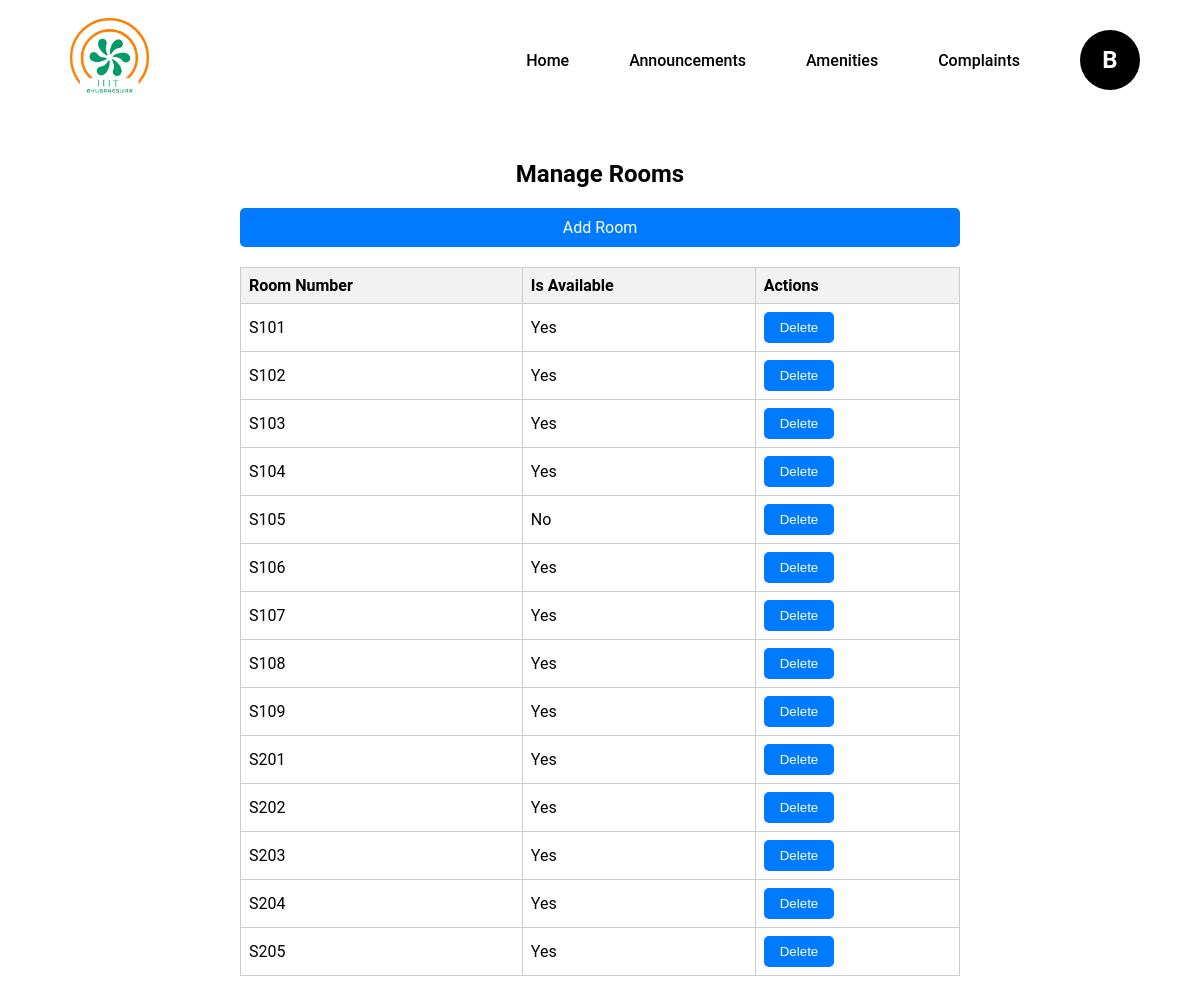
Screenshot of /manage_rooms/ (signed in) with the database file from the repository.
### users/models.py (models this page shows, shortened)
class Room(models.Model):
    room_number = models.CharField(max_length=10)
    is_available = models.BooleanField(default=True)
    class Meta:
        permissions = [
            ("can_manage_rooms", "Can manage rooms"),
        ]

### users/views.py (the view)
# urls.py: path('manage_rooms/', views.manage_rooms, name='manage_rooms'),
@login_required
def manage_rooms(request):
    rooms = Room.objects.all()
    return render(request, 'guest_room/manage_rooms.html', {'rooms': rooms})

### users/context_processors.py (called while the page is built)
def cloak_room_settings(request):
    settings = CloakRoomSettings.objects.first()
    return {
        'settings': settings
    }

### users/templates/guest_room/manage_rooms.html (shortened to what this page needs)
{% extends "faculty_base.html" %}
{% block content %}
{% load static %}
<link rel="stylesheet" href="{% static 'css/manage_room_styles.css' %}">
<div class="container mt-4">
  <h2>Manage Rooms</h2>
  <div class="action-button">
    <a href="{% url 'add_room' %}" class="btn">Add Room</a>
  </div>
  <table class="room-table">
    <thead>
      <tr>
        <th>Room Number</th>
        <th>Is Available</th>
        <th>Actions</th>
      </tr>
    </thead>
    <tbody>
      {% for room in rooms %}
        <tr>
          <td>{{ room.room_number }}</td>
          <td>{{ room.is_available|yesno:"Yes,No" }}</td>
          <td>
            <form action="{% url 'delete_room' room.id %}" method="post" class="inline-form">
              <button type="submit" class="btn btn-danger">Delete</button>
            </form>
          </td>
        </tr>
      {% endfor %}
    </tbody>
  </table>
</div>
{% endblock %}

### users/templates/faculty_base.html (shortened to what this page needs)
{% load static %}
<!DOCTYPE html>
<html lang="en">
<head>
    <link rel="stylesheet" href="{% static 'css/dashboard_styles.css' %}">
    <link rel="stylesheet" href="https://cdnjs.cloudflare.com/ajax/libs/font-awesome/6.0.0-beta3/css/all.min.css">
</head>
<body>
  <nav>
    <div class="logo">
        <img src="{% static 'images/home_logo.png' %}" alt="Logo">
    </div>
    <ul class="nav-links">
        <li><a href="{% url 'faculty_dashboard' %}">Home</a></li>
        <li><a href="{% url 'notice_list' %}">Announcements</a></li>
        <li class="dropdown">
            <a href="#">Amenities</a>
        </li>
        <li><a href="{% url 'faculty_complaints_list' %}">Complaints</a></li>
        <li class="profile dropdown">
            <a href="#" id="profileDropdown" role="button">
                <div class="profile-initial">{{ request.user.username|slice:":1"|capfirst }}</div>
            </a>
        </li>
    </ul>
</nav>
<div class="container mt-4">
    {% block content %}
    {% endblock %}
</div>
</body>
</html>

### static/css/dashboard_styles.css (style rules this page uses)
* { margin: 0; padding: 0; box-sizing: border-box; }
body { font-family: 'Roboto', sans-serif; }
nav { display: flex; align-items: center; justify-content: space-between; background-color: white; padding: 0 20px; width: 100%; height: 120px; margin: 0 ; }
.logo img { height: 80px; margin-left: 50px; }
.nav-links { list-style: none; display: flex; flex: 1; justify-content: flex-end; align-items: center; }
.nav-links li { position: relative; margin-right: 20px; }
.nav-links a { font-size: 16px; font-weight: 550; color: black; text-decoration: none; padding: 15px 20px; display: block; }
.profile { display: flex; align-items: center; cursor: pointer; }
.profile-initial { width: 60px; height: 60px; background-color: black; color: white; display: flex; align-items: center; justify-content: center; border-radius: 50%; font-size: 24px; font-weight: bold; }

### static/css/manage_room_styles.css (style rules this page uses)
body, h1, h2, h3, p, ul, ol, li, figure, figcaption, blockquote, dl, dd, dt { margin: 0; padding: 0; }
h2 { text-align: center; margin-bottom: 20px;; }
.container { max-width: 800px; margin: 0 auto; padding: 20px; }
.action-button { margin-bottom: 20px; }
.action-button a.btn { display: flex; justify-content: center; padding: 10px 20px; background-color: #007bff; color: white; text-decoration: none; border-radius: 5px; transition: background-color 0.3s ease; }
.room-table { width: 100%; border-collapse: collapse; margin-top: 20px; }
.room-table th, .room-table td { border: 1px solid #ccc; padding: 8px; text-align: left; }
.room-table th { background-color: #f2f2f2; font-weight: bold; }
.inline-form { display: inline-block; margin: 0; }
.inline-form button { padding: 8px 16px; background-color: #007bff; color: white; border: none; border-radius: 5px; cursor: pointer; transition: background-color 0.3s ease; }

### rows the page displays
Room: room_number "S101", is_available "Yes"
Room: room_number "S102", is_available "Yes"
Room: room_number "S103", is_available "Yes"
Room: room_number "S104", is_available "Yes"
Room: room_number "S105", is_available "No"
Room: room_number "S106", is_available "Yes"
Room: room_number "S107", is_available "Yes"
Room: room_number "S108", is_available "Yes"
Room: room_number "S109", is_available "Yes"
Room: room_number "S201", is_available "Yes"
Room: room_number "S202", is_available "Yes"
Room: room_number "S203", is_available "Yes"
Room: room_number "S204", is_available "Yes"
Room: room_number "S205", is_available "Yes"

### other values shown
{{ request.user.username|slice:":1"|capfirst }} "B"
